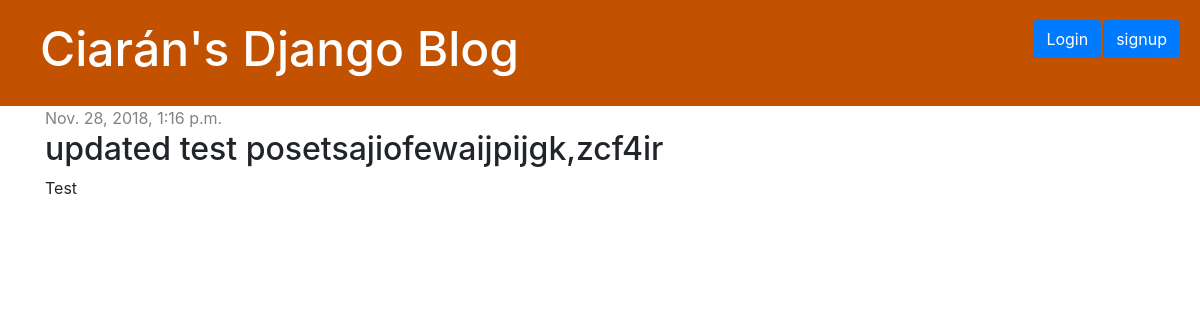
The page /blog/post/5/ on the database its author committed.
### blog/models.py (models this page shows, shortened)
class Post(models.Model):
    author = models.ForeignKey(settings.AUTH_USER_MODEL, on_delete=models.CASCADE)
    title = models.CharField(max_length=200)
    text = models.TextField()
    created_date = models.DateTimeField(default=timezone.now)
    published_date = models.DateTimeField(blank=True, null=True)

### blog/views.py (the view)
# urls.py: path('post/<int:pk>/', views.post_detail, name='post_detail'),
def post_detail(request, pk):
    post = get_object_or_404(Post, pk=pk)
    return render(request, 'blog/post_detail.html', {'post': post})

### blog/templates/blog/post_detail.html (shortened to what this page needs)
{% extends 'home/base.html' %}
{% block content %}
<div class="container">
  <div class="row">
    <div class="col">
      <div class="post">
        {% if post.published_date %}
            <div class="date">
                {{ post.published_date }}
            </div>
        {% else %}
            <a class="btn btn-default" href="{% url 'post_publish' pk=post.pk %}">Publish</a>
        {% endif %}
        <h2>{{ post.title }}</h2>
        <p>{{ post.text|linebreaksbr }}</p>
      </div>
    </div>
  </div>
</div>
{% endblock %}

### home/static/css/home.css (style rules this page uses)
.date { color: #828282; }
.post { margin-bottom: 70px; }

### rows shown on the page
Post: published_date "Nov. 28, 2018, 1:16 p.m.", title "updated test posetsajiofewaijpijgk,zcf4ir", text "Test"
